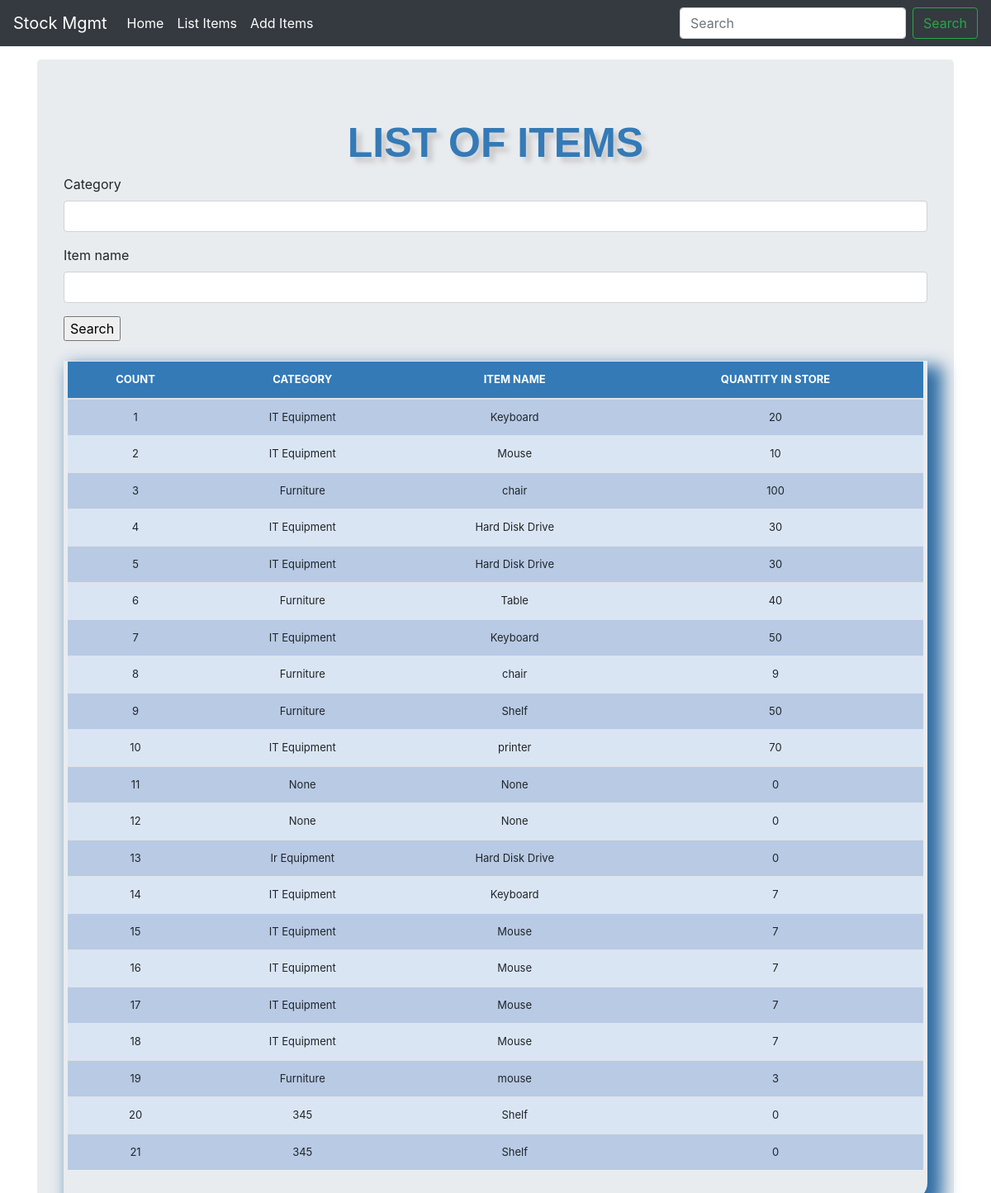
The app's page /list_items/ with its own data.
### stockmgmt/models.py (models this page shows, shortened)
class Stock(models.Model):
	category = models.CharField(max_length=50, blank=True, null=True)
	item_name = models.CharField(max_length=50, blank=True, null=True)
	quantity = models.IntegerField(default='0', blank=True, null=True)
	receive_quantity = models.IntegerField(default='0', blank=True, null=True)
	receive_by = models.CharField(max_length=50, blank=True, null=True)
	issue_quantity = models.IntegerField(default='0', blank=True, null=True)
	issue_by = models.CharField(max_length=50, blank=True, null=True)
	issue_to = models.CharField(max_length=50, blank=True, null=True)
	phone_number = models.CharField(max_length=50, blank=True, null=True)
	created_by = models.CharField(max_length=50, blank=True, null=True)
	reorder_level = models.IntegerField(default='0', blank=True, null=True)
	last_updated = models.DateTimeField(auto_now_add=False, auto_now=True)
	export_to_CSV = models.BooleanField(default=False)

### stockmgmt/views.py (the view)
# urls.py: path('list_items/', views.list_items, name='list_items'),
def list_items(request):
	form = StockSearchForm(request.POST or None)
	header = 'LIST OF ITEMS'
	queryset = Stock.objects.all()
	context = {
		"header": header,
		"queryset": queryset,
		"form": form,
	}
	if request.method == 'POST':
		queryset = Stock.objects.filter(category__icontains=form['category'].value(),
		item_name__icontains=form['item_name'].value())
	context = {
	"form": form,
	"header": header,
	"queryset": queryset,
}
	return render(request, "list_items.html", context)

### stockmgmt/forms.py
class StockSearchForm(forms.ModelForm):
  class Meta:
    model = Stock
    fields = ['category', 'item_name']

### stockmgmt/templates/list_items.html (shortened to what this page needs)
{% load staticfiles %}
{% load crispy_forms_tags %}
<!DOCTYPE html>
<html lang="en">
  <head>
    <link href="{% static 'css/style.css' %}" rel="stylesheet">
    <link href="{% static 'css/bootstrap.min.css' %}" rel="stylesheet">
    <link href="{% static 'css/navbar-top-fixed.css' %}" rel="stylesheet">
  </head>
  <body>
    {% include 'nav.html' %}
<main role="main" class="container">
  <div class="jumbotron">
    <div class="header">{{header}}</div>
    <form method='POST' action=''>{% csrf_token %}
    {{form|crispy}}
    <input type="submit" value='Search'/>
    </form>
    <br>
    <div class="display_table">
        <table class='table'>
            <thead>
              <tr>
                <th>COUNT</th>
                <th>CATEGORY</th>
                <th>ITEM NAME</th>
                <th>QUANTITY IN STORE</th>
              </tr>
            </thead>
          {% for instance in queryset %}
              <tr>
                <td>{{forloop.counter}}</td>
                <td>{{instance.category}}</td>
                <td>{{instance.item_name}}</td>
                <td>{{instance.quantity}}</td>
              </tr>
          {% endfor %}
        </table>
    </div>
  </div>
</main>
</body>
</html>

### stockmgmt/templates/nav.html (shortened to what this page needs)
<nav class="navbar navbar-expand-md navbar-dark fixed-top bg-dark">
    <a class="navbar-brand" href="/">Stock Mgmt</a>
    <div class="collapse navbar-collapse" id="navbarCollapse">
        <ul class="navbar-nav mr-auto">
        <li class="nav-item active">
            <a class="nav-link" href="/">Home <span class="sr-only">(current)</span></a>
        </li>
        <li class="nav-item active">
            <a class="nav-link" href="/list_items">List Items</a>
        </li>
        <li class="nav-item active">
            <a class="nav-link" href="/add_items">Add Items</a>
        </li>
        </ul>
        <form class="form-inline mt-2 mt-md-0">
        <input class="form-control mr-sm-2" type="text" placeholder="Search" aria-label="Search">
        <button class="btn btn-outline-success my-2 my-sm-0" type="submit">Search</button>
        </form>
    </div>
    </nav>

### stockmgmt/static/css/style.css (style rules this page uses)
body { background-color: #34eb6b; }
.table { font-size: 13px; text-align: center; width: 95%; margin: auto; text-align: center; }
.table tr:nth-child(odd) { background: #B8CAE4 }
.table tr:nth-child(even) { background: #dae5f4 }
th { background-color: #337ab7; color: white; }
.display_table { border-bottom-right-radius: 20px; padding-left: 5px; padding-right: 5px; padding-bottom: 20px; box-shadow: 12px 12px 20px 6px #2e6da4; }
.header { font-family: helvetica; color: #337ab7; font-size: 50px; text-align: center; width: 100%; text-shadow: 6px 6px 6px #c9c6c6; display: block; font-weight: bolder; }

### stockmgmt/static/css/navbar-top-fixed.css (style rules this page uses)
body { min-height: 75rem; padding-top: 4.5rem; }

### records on screen
Stock: category "IT Equipment", item_name "Keyboard", quantity "20"
Stock: category "IT Equipment", item_name "Mouse", quantity "10"
Stock: category "Furniture", item_name "chair", quantity "100"
Stock: category "IT Equipment", item_name "Hard Disk Drive", quantity "30"
Stock: category "IT Equipment", item_name "Hard Disk Drive", quantity "30"
Stock: category "Furniture", item_name "Table", quantity "40"
Stock: category "IT Equipment", item_name "Keyboard", quantity "50"
Stock: category "Furniture", item_name "chair", quantity "9"
Stock: category "Furniture", item_name "Shelf", quantity "50"
Stock: category "IT Equipment", item_name "printer", quantity "70"
Stock: category "None", item_name "None", quantity "0"
Stock: category "None", item_name "None", quantity "0"
Stock: category "Ir Equipment", item_name "Hard Disk Drive", quantity "0"
Stock: category "IT Equipment", item_name "Keyboard", quantity "7"
Stock: category "IT Equipment", item_name "Mouse", quantity "7"
Stock: category "IT Equipment", item_name "Mouse", quantity "7"
Stock: category "IT Equipment", item_name "Mouse", quantity "7"
Stock: category "IT Equipment", item_name "Mouse", quantity "7"
Stock: category "Furniture", item_name "mouse", quantity "3"
Stock: category "345", item_name "Shelf", quantity "0"
Stock: category "345", item_name "Shelf", quantity "0"

### other values on screen
{{ header }} "LIST OF ITEMS"
